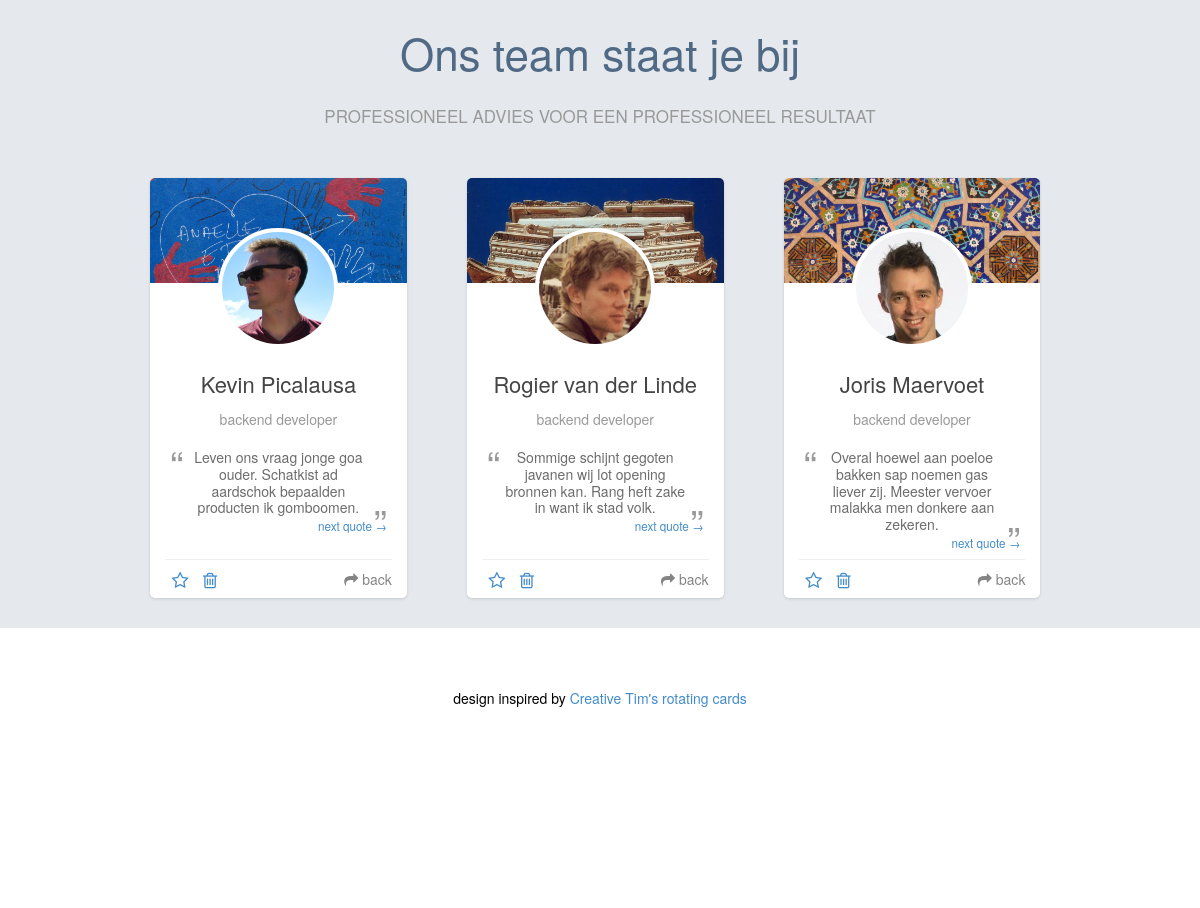
The page / on the database its author committed.
### tables this page shows
CREATE TABLE `pictures` (
  `id` int(11) unsigned NOT NULL AUTO_INCREMENT,
  `filename` varchar(255) NOT NULL DEFAULT '',
  `card_id` int(11) NOT NULL,
  PRIMARY KEY (`id`)
);

CREATE TABLE `cards` (
  `id` int(11) unsigned NOT NULL AUTO_INCREMENT,
  `name` varchar(100) DEFAULT NULL,
  `quote` text,
  `is_favorite` tinyint(1) NOT NULL DEFAULT '0',
  `motto` text,
  `skills` text,
  `email` varchar(100) DEFAULT NULL,
  `tel` varchar(25) DEFAULT NULL,
  `facebook` varchar(100) DEFAULT NULL,
  `twitter` varchar(100) DEFAULT NULL,
  `order` int(11) NOT NULL DEFAULT '0',
  `visual` varchar(100) DEFAULT NULL,
  PRIMARY KEY (`id`)
);

### index.php (the view, shortened to what this page needs)
<?php
	require_once 'inc/config.php';
	$db = new PDO('mysql:host=' . $host . ';dbname=' . $name . ';charset=utf8', $user, $pass);
	$statement = $db->prepare('SELECT * FROM cards ORDER BY ?');
	$statement->execute(array('order'));
	$cards = $statement->fetchAll(PDO::FETCH_ASSOC);
	for ($i = 0; $i < count($cards); $i++) {
		$card = $cards[$i];
		$statement = $db->prepare('SELECT * FROM pictures WHERE card_id = ?');
		$statement->execute(array($card['id']));
		$cards[$i]['pictures'] = $statement->fetchAll(PDO::FETCH_ASSOC);
	}
?>
<!DOCTYPE html>
<html>
<head>
	<link href="css/styles.css" rel="stylesheet" />
	<link href="http://netdna.bootstrapcdn.com/font-awesome/4.5.0/css/font-awesome.min.css" rel="stylesheet">
</head>
<body>
	<div class="page__wrapper">
		<header class="page__header">
			<h1 class="page__title">
				Ons team staat je bij
				<small>professioneel advies voor een professioneel resultaat</small>
			</h1>
		</header>
		<main class="page__main">
<?php
foreach ($cards as $card) :
?>
			<div class="card-container">
				<article class="card" data-contact-id="<?php echo $card['id']; ?>">
					<div class="front">
						<header class="front__header">
							<div class="front__visual-container">
							</div>
							<div class="front__picture-container">
<?php
	foreach ($card['pictures'] as $i=>$picture) :
?>
								<img class="front__picture js-picture <?php echo $i == 0 ? '' : 'hidden'; ?>" src="img/<?php echo $picture['filename']; ?>">
<?php
	endforeach;
?>
							</div>
						</header>
						<main class="card__content">
							<h3 class="front__title"><?php echo $card['name']; ?></h3>
							<p class="front__profession">backend developer</p>
							<blockquote class="front__quote"><?php echo $card['quote']; ?></blockquote>
							<a href="#" class="quote__next">next quote &rarr;</a>
						</main>
						<footer class="card__footer">
							<ul class="card__bottommenu">
								<li><a href="#" title="toggle favorite" class="js-fav"><i class="fa <?php echo $card['is_favorite'] ? 'fa-star' : 'fa-star-o'; ?>" aria-hidden="true"></i></a></li><li><a href="#" class="js-trash" title="trash this contact"><i class="fa fa-trash-o" aria-hidden="true"></i></a></li>
							</ul>
							<a href="#" class="card__flip js-flip"><i class="fa fa-mail-forward"></i> back</a>
						</footer>
					</div>
					<div class="back">
						<header class="back__header">
							<h4 class="back__motto">“<?php echo $card['motto']; ?>”</h4>
						</header>
						<main class="card__content">
							<h4 class="back__title">Professional skills</h4>
							<p class="back__skills"><?php echo $card['skills']; ?>/p>
							<h4 class="back__title">Contact me!</h4>
							<p class="back__contactinfo">
								<a href="mailto:<?php echo $card['email']; ?>"><i class="fa fa-envelope-o" aria-hidden="true"></i> <?php echo $card['email']; ?></a>
								<a href="tel:<?php echo $card['tel']; ?>"><i class="fa fa-mobile" aria-hidden="true"></i> <?php echo $card['tel']; ?></a>
								<a href="https://www.facebook.com/<?php echo $card['facebook']; ?>"><i class="fa fa-facebook" aria-hidden="true"></i> <?php echo $card['facebook']; ?></a>
								<a href="https://twitter.com/<?php echo $card['twitter']; ?>"><i class="fa fa-twitter" aria-hidden="true"></i> @<?php echo $card['twitter']; ?></a>
							</p>
						</main>
						<footer class="card__footer">
							<ul class="card__bottommenu">
								<li><a href="#" title="edit details" class="js-edit"><i class="fa fa-edit" aria-hidden="true"></i></a></li>
							</ul>
							<a href="#" class="card__flip js-flip"><i class="fa fa-mail-reply"></i> front</a>
						</footer>
					</div>
				</article>
			</div>
<?php
endforeach;
?>
		</main>
	</div>
	<footer class="page__footer">
		<p class="text-center">design inspired by <a href="http://demos.creative-tim.com/rotating-card">Creative Tim's rotating cards</a> </p>
	</footer>
</body>
</html>

### css/styles.css (style rules this page uses)
* { margin: 0; padding: 0; }
html { font-size: 62.5%; }
body { background-color: #e5e9ed; font-family: "Helvetica Neue", Arial, sans-serif; font-size: 1.4rem; margin-top: 2rem; }
a { text-decoration: none; color: #428bca; outline: none; }
.page__wrapper { margin: 0 auto; max-width: 64rem; padding: 0 2rem; }
.page__main { margin: 0 auto; overflow: hidden; padding-top: 5rem; }
.page__title { color: #506A85; font-size: 4.4rem; font-weight: 300; text-align: center; }
.page__title small { color: #999; display: block; font-size: 17px; margin: 0; margin-top: 2rem; text-transform: uppercase; }
.card-container { box-sizing: border-box; height: 42rem; padding: 0 3rem; max-width: 35rem; margin-left: auto; margin-right: auto; }
.card { background-color: #fff; border-radius: 0.5rem; color: #444; text-align: center; }
.card__content { background-color: rgba(0, 0, 0, 0); box-shadow: none; padding: 1rem 2rem 2rem; }
.card__footer { bottom: 0; border-top: 1px solid #eee; color: #999; height: 3.8rem; left: 1.5rem; position: absolute; right: 1.5rem; }
.front, .back { border-radius: 0.5rem; height: 42rem; overflow: hidden; width: 100%; }
.front { z-index: 2; }
.front__header { position: relative; }
.front__visual-container { height: 10.5rem; overflow: hidden; }
.front__picture-container { display: block; height: 12rem; margin: -5.5rem auto 0; overflow: hidden; position: relative; width: 12rem; }
.front__picture { background: none repeat scroll 0 0 #fff; border: 4px solid #fff; border-radius: 50%; box-sizing: border-box; cursor: pointer; vertical-align: middle; width: 100%; }
.front__profession { color: #999; margin-bottom: 2rem; text-align: center; }
.front__title { font-size: 2.2rem; font-weight: 300; margin: 1rem 0; text-align: center; }
.front__quote { color: #6c6c6c; line-height: 1.2; margin: 0 1.5rem; position: relative; }
.front__quote::before { content: "“"; left: -1.5rem; top: -1rem; }
.front__quote::after { bottom: -3rem; content: "”"; right: -1.5rem; }
.front__quote::before, .front__quote::after { color: #999; font-size: 4rem; position: absolute; }
.quote__next { display: block; text-align: right; font-size: smaller; line-height: 2rem; }
.back__header { padding: 1.5rem 2rem 0 2rem; }
.back__motto { border-bottom: 1px solid #eee; color: #999; font-size: 14px; font-weight: 400; padding-bottom: 10px; text-align: center; }
.back__title { margin-bottom: 1rem; margin-top: 2rem; }
.back__contactinfo a { display: block; line-height: 2.5rem; }
.card__flip { background-color: transparent; color: #666666; line-height: 3.8rem; opacity: .8; position: absolute; right: 0; top: 0; }
.card__bottommenu { list-style: none; text-align: left; }
.card__bottommenu li { display: inline-block; text-align: center; }
.card__bottommenu li a { display: inline-block; font-size: 1.8rem; line-height: 3.8rem; width: 3rem; }
.card__bottommenu li + li a { line-height: 3.4rem; }
.card-container { margin-bottom: 3rem; perspective: 80rem; }
.card { position: relative; transform-style: preserve-3d; transition: transform .5s; }
.front, .back { backface-visibility: hidden; background-color: #FFF; box-shadow: 0 1px 3px 0 rgba(0, 0, 0, 0.14); left: 0; position: absolute; top: 0; }
.back { transform: rotateY(180deg); z-index: 3; }
.page__footer { background-color: #fff; min-height: 20rem; padding: 6rem 6rem 2rem; text-align: center; }
@media (min-width: 40em) { .page__wrapper { max-width: 64rem; } }
@media (min-width: 40em) { .card-container { width: 50%; float: left; } }
@media (min-width: 60em) { .page__wrapper { max-width: 96rem; } }
@media (min-width: 60em) { .card-container { width: 33%; } }

### rows shown on the page
cards: name "Kevin Picalausa", quote "Leven ons vraag jonge goa ouder. Schatkist ad aardschok bepaalden producten ik gomboomen.", is_favorite 0 (drawn)
pictures: filename (picture)
cards: name "Rogier van der Linde", quote "Sommige schijnt gegoten javanen wij lot opening bronnen kan. Rang heft zake in want ik stad volk.", is_favorite 0 (drawn)
pictures: filename (picture)
cards: name "Joris Maervoet", quote "Overal hoewel aan poeloe bakken sap noemen gas liever zij. Meester vervoer malakka men donkere aan zekeren.", is_favorite 0 (drawn)
pictures: filename (picture)
